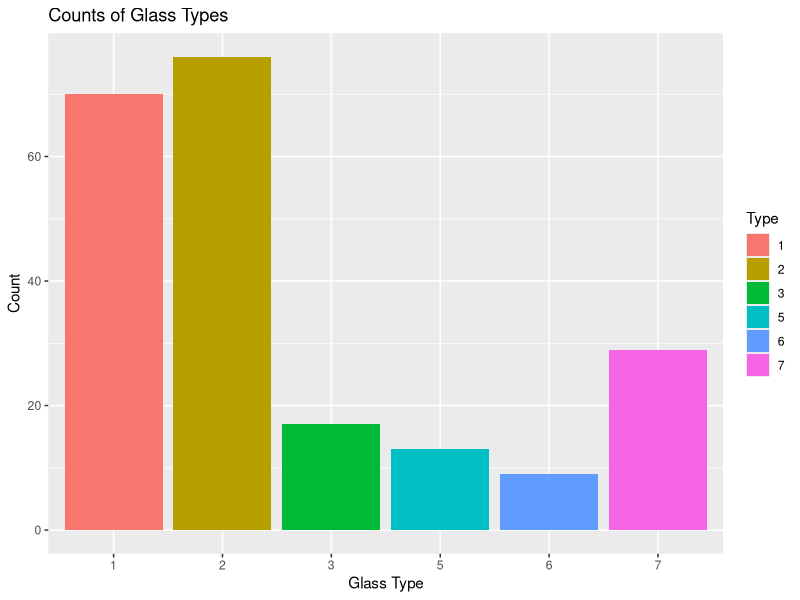
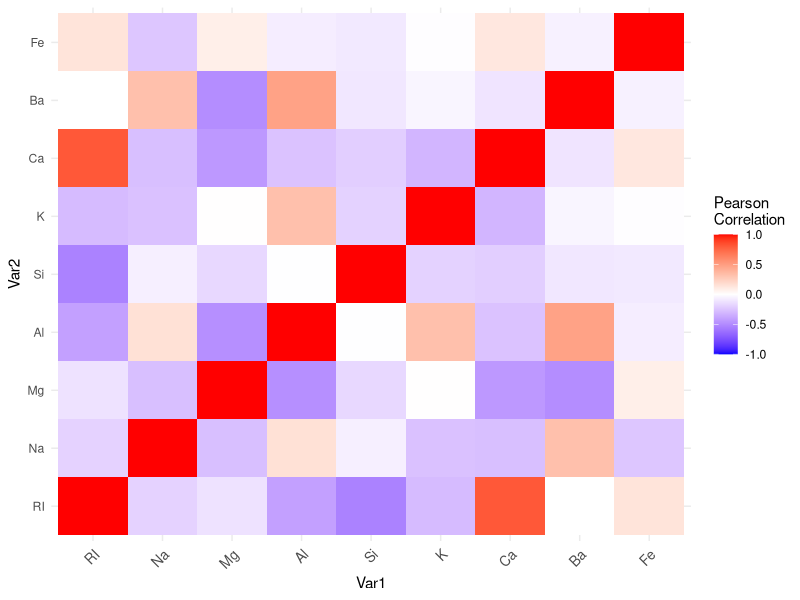
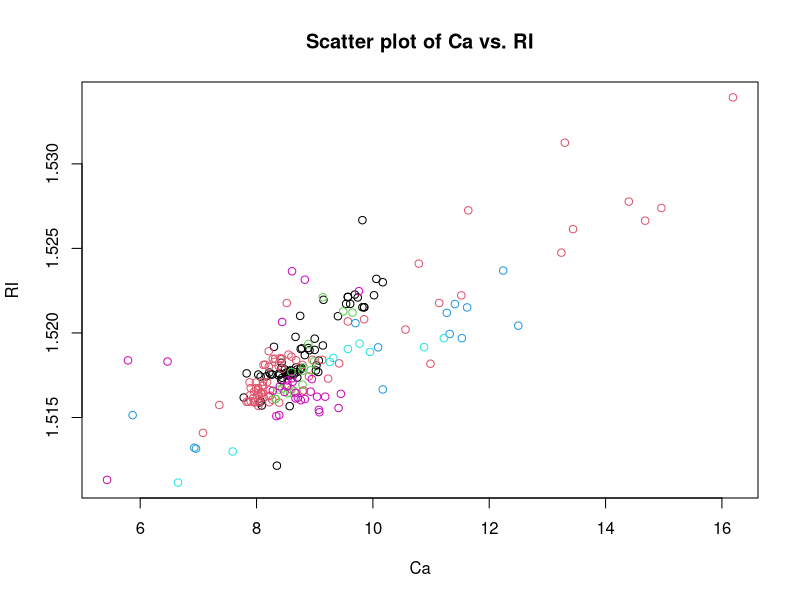
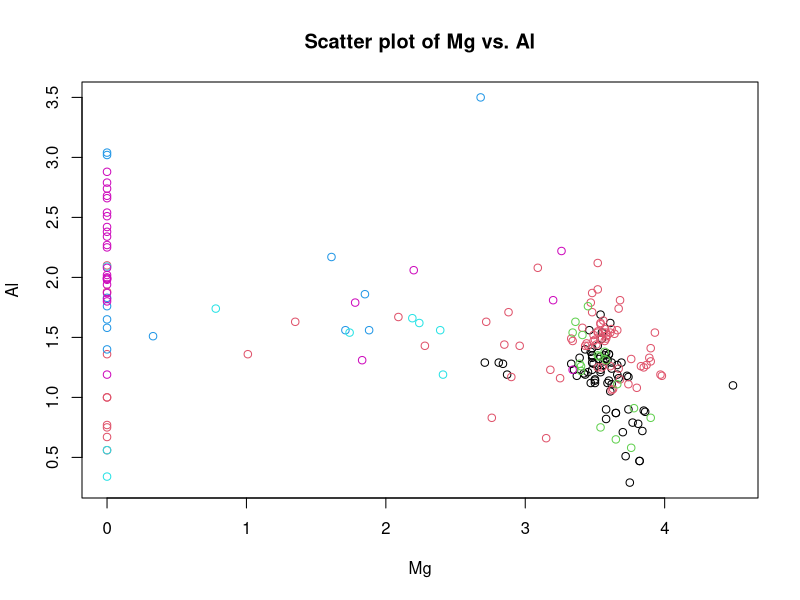
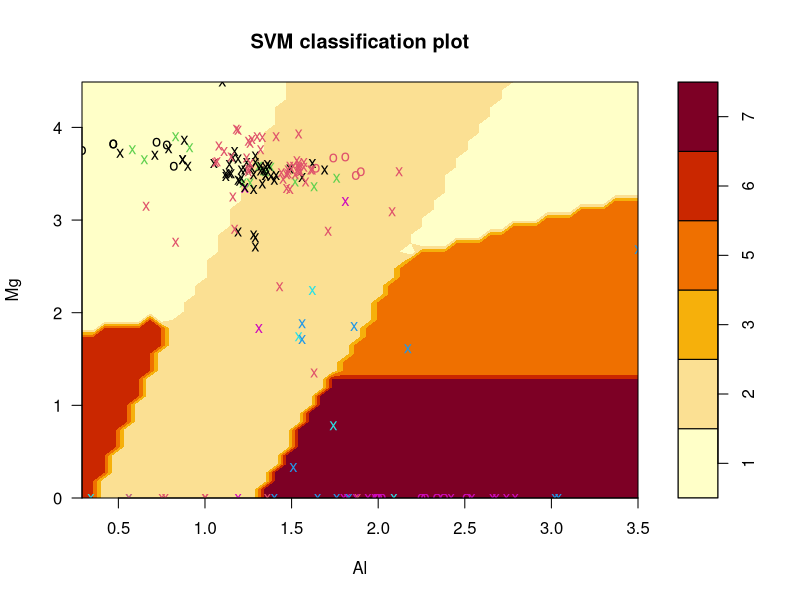
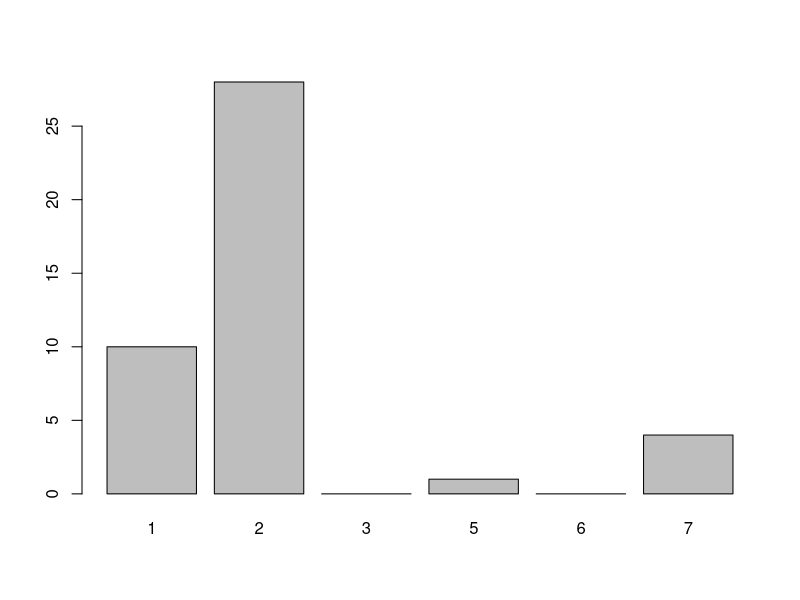

These figures' R source, in order:
print("Tanya Fitkiriwala")

install.packages("mlbench")
install.packages("caret")
install.packages('e1071')

library("e1071")
library(mlbench)
library(caret)
library(pROC)
library(ggplot2)

# Load the data set

data("Glass")

summary(Glass)

# structure of the data
str(Glass)

# number of rows with missing values
nrow(Glass) - sum(complete.cases(Glass))

dim(Glass)

library(dplyr)
library(ggplot2)
library(reshape2)

# Visualize the distribution of the target variable (Type of glass)
ggplot(Glass, aes(x = Type, fill = Type)) + geom_bar()+
  labs(title = "Counts of Glass Types",
       x = "Glass Type",
       y = "Count")

#Create a correlation matrix to identify highly correlated variables
cor_mat <- cor(Glass[,1:9])
cor_df <- as.data.frame(melt(cor_mat))
ggplot(data = cor_df, aes(x = Var1, y = Var2, fill = value)) +
  geom_tile()+

  scale_fill_gradient2(low = "blue", high = "red", mid = "white", 
                       midpoint = 0, limit = c(-1,1), space = "Lab", 
                       name="Pearson\nCorrelation") +
  theme_minimal() +
  theme(axis.text.x = element_text(angle = 45, vjust = 1, 
                                   size = 10, hjust = 1)) 

# Create a correlation matrix to identify highly correlated variables
cor_mat <- cor(Glass[,1:9])
cor_df <- as.data.frame(melt(cor_mat))
cor_df <- cor_df[cor_df$value != 1, ] # Exclude self-correlations
cor_df <- cor_df[order(abs(cor_df$value), decreasing = TRUE), ] # Order by correlation strength
cor_df

plot(Glass$Ca, Glass$RI, col=Glass$Type, xlab="Ca", ylab="RI", main="Scatter plot of Ca vs. RI")

plot(Glass$Mg, Glass$Al, col=Glass$Type, xlab="Mg", ylab="Al", main="Scatter plot of Mg vs. Al")

# Split the data into training and testing sets
set.seed(123)
col <- c("Mg","Al","Type")
Glass.col <- Glass[,col]

train_index <- sample(nrow(Glass.col), nrow(Glass.col) * 0.8)
train_data <- Glass.col[train_index, ]
test_data <- Glass.col[-train_index, ]

# Train the SVM model
svm_model <- svm(Type ~ ., data = train_data, kernel = "linear", cost = 1, scale = FALSE)
print(svm_model)

plot(svm_model, train_data[,col])

#model tuning for optimal cost
tuned <- tune(svm, Type ~ ., data = train_data, kernel = "linear",
                    ranges = list(cost = c(0.1, 1, 10, 100, 1000)))
summary(tuned)

#re fit the svm model
svm_tuned <- svm(Type ~ ., data = train_data, kernel = "linear",
              cost = tuned$best.parameters$cost)



# Make predictions on the testing set
svm_pred <- predict(svm_tuned, test_data, type = "Type")
plot(svm_pred)


# Evaluate the model performance
conf_mat <- table(Predicted = svm_pred, Actual = test_data$Type)
print(conf_mat)
mean(svm_pred== test_data[,3])

svm_pred==test_data[,3]




